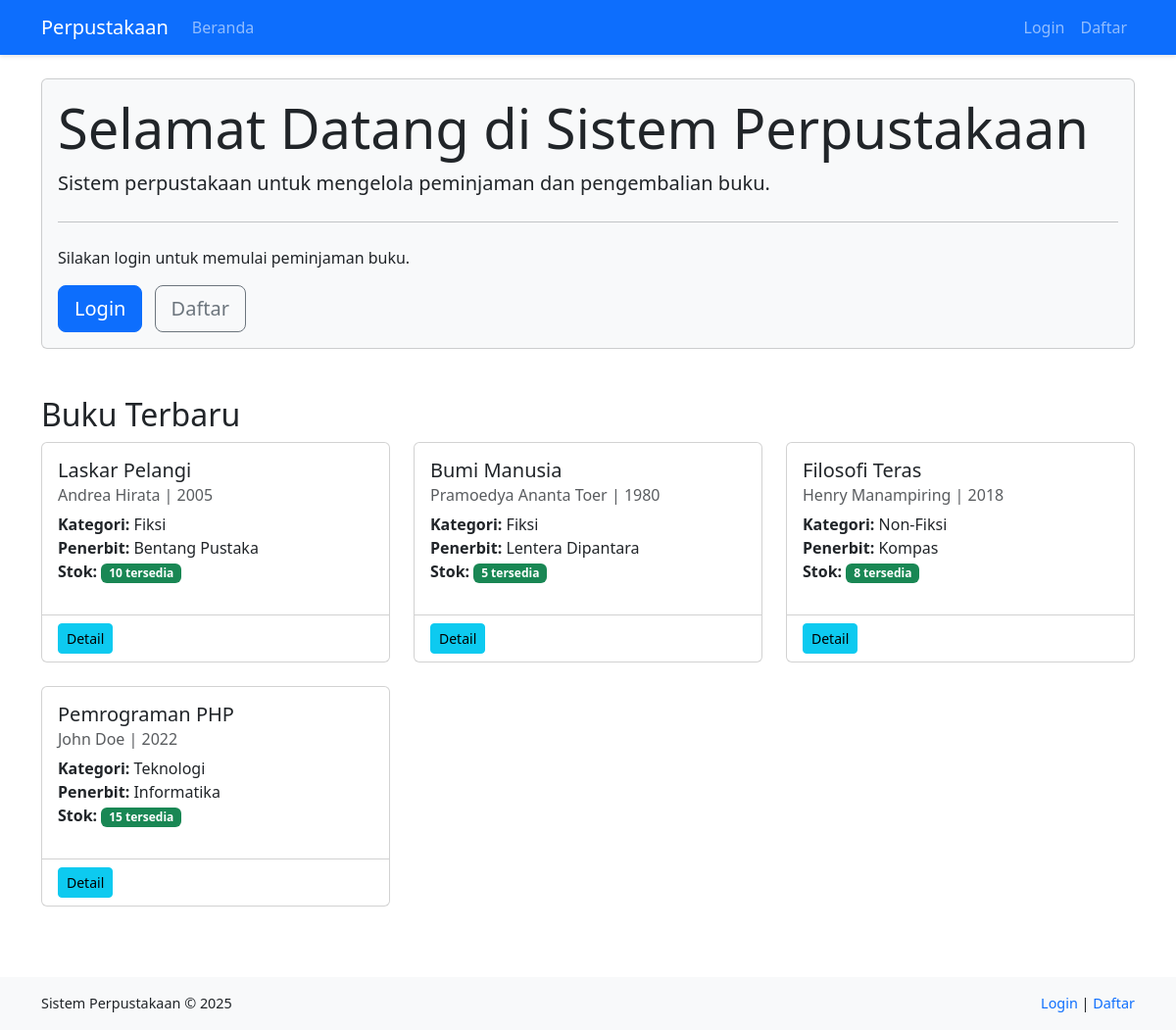
The page / on the database its author committed.
### tables this page shows
CREATE TABLE IF NOT EXISTS buku (
  id_buku INT AUTO_INCREMENT PRIMARY KEY,
  judul VARCHAR(255) NOT NULL,
  pengarang VARCHAR(255) NOT NULL,
  penerbit VARCHAR(255) NOT NULL,
  tahun_terbit YEAR NOT NULL,
  isbn VARCHAR(20),
  jumlah_halaman INT,
  stok INT NOT NULL DEFAULT 0,
  id_kategori INT,
  tanggal_input TIMESTAMP DEFAULT CURRENT_TIMESTAMP,
  FOREIGN KEY (id_kategori) REFERENCES kategori(id_kategori) ON DELETE SET NULL
);

CREATE TABLE IF NOT EXISTS kategori (
  id_kategori INT AUTO_INCREMENT PRIMARY KEY,
  nama_kategori VARCHAR(100) NOT NULL
);

### includes/auth_functions.php (called while the page is built, shortened)
<?php
function isLoggedIn()
{
  return isset($_SESSION['user_id']) && !empty($_SESSION['user_id']);
}

### index.php (the view, shortened to what this page needs)
<?php
require_once 'includes/header.php';
$query = "SELECT b.*, k.nama_kategori
          FROM buku b
          LEFT JOIN kategori k ON b.id_kategori = k.id_kategori
          ORDER BY b.tanggal_input DESC
          LIMIT 6";
$result = mysqli_query($conn, $query);
?>
<div class="card bg-light mb-4">
  <div class="card-body">
    <h1 class="display-4">Selamat Datang di Sistem Perpustakaan</h1>
    <p class="lead">Sistem perpustakaan untuk mengelola peminjaman dan pengembalian buku.</p>
    <hr class="my-4">
    <?php if (!isLoggedIn()): ?>
      <p>Silakan login untuk memulai peminjaman buku.</p>
      <div>
        <a class="btn btn-primary btn-lg me-2" href="auth/login.php" role="button">Login</a>
        <a class="btn btn-outline-secondary btn-lg" href="auth/register.php" role="button">Daftar</a>
      </div> <?php endif; ?>
  </div>
</div>
<h2 class="mt-5">Buku Terbaru</h2>
<div class="row">
  <?php if (mysqli_num_rows($result) > 0): ?>
    <?php while ($row = mysqli_fetch_assoc($result)): ?>
      <div class="col-md-4 mb-4">
        <div class="card h-100">
          <div class="card-body">
            <h5 class="card-title"><?php echo htmlspecialchars($row['judul']); ?></h5>
            <h6 class="card-subtitle mb-2 text-muted">
              <?php echo htmlspecialchars($row['pengarang']); ?> |
              <?php echo htmlspecialchars($row['tahun_terbit']); ?>
            </h6>
            <p class="card-text">
              <strong>Kategori:</strong> <?php echo htmlspecialchars($row['nama_kategori'] ?? 'Tidak ada kategori'); ?><br>
              <strong>Penerbit:</strong> <?php echo htmlspecialchars($row['penerbit']); ?><br>
              <strong>Stok:</strong>
              <?php if ($row['stok'] > 0): ?>
                <span class="badge bg-success"><?php echo $row['stok']; ?> tersedia</span>
              <?php else: ?>
                <span class="badge bg-danger">Tidak tersedia</span>
              <?php endif; ?>
            </p>
          </div>
          <div class="card-footer bg-transparent">
            <div class="d-flex justify-content-between">
              <a href="<?php echo BASE_URL; ?>pages/buku/detail.php?id=<?php echo $row['id_buku']; ?>" class="btn btn-sm btn-info">Detail</a>
            </div>
          </div>
        </div>
      </div>
    <?php endwhile; ?>
  <?php else: ?>
    <div class="col-12">
      <div class="alert alert-info">Belum ada data buku.</div>
    </div>
  <?php endif; ?>
</div>
<?php
require_once INCLUDES_PATH . 'footer.php';
?>

### includes/header.php (shortened to what this page needs)
<?php
require_once INCLUDES_PATH . 'auth_functions.php';
?>
<!DOCTYPE html>
<html lang="id">
<head>
  <link rel="stylesheet" href="https://cdn.jsdelivr.net/npm/bootstrap@5.3.0/dist/css/bootstrap.min.css">
  <link rel="stylesheet" href="https://cdn.jsdelivr.net/npm/bootstrap-icons@1.11.0/font/bootstrap-icons.css">
  <link rel="stylesheet" href="<?php echo CSS_URL; ?>style.css">
</head>
<body>
  <nav class="navbar navbar-expand-lg navbar-dark bg-primary">
    <div class="container">
      <a class="navbar-brand" href="<?php echo BASE_URL; ?>">Perpustakaan</a>
      <div class="collapse navbar-collapse" id="navbarNav">
        <ul class="navbar-nav me-auto">
          <li class="nav-item">
            <a class="nav-link" href="<?php echo BASE_URL; ?>">Beranda</a>
          </li>
        </ul>
        <ul class="navbar-nav">
          <?php if (isLoggedIn()): ?>
            <li class="nav-item dropdown">
              <a class="nav-link dropdown-toggle" href="#" id="navbarDropdown" role="button" data-bs-toggle="dropdown" aria-expanded="false">
                <i class="bi bi-person-circle"></i> <?php echo $_SESSION['user_name']; ?>
              </a>
              <ul class="dropdown-menu dropdown-menu-end" aria-labelledby="navbarDropdown">
                <li><a class="dropdown-item" href="<?php echo BASE_URL; ?>pages/profile.php">Profil Saya</a></li>
                <li>
                  <hr class="dropdown-divider">
                </li>
                <li><a class="dropdown-item" href="<?php echo BASE_URL; ?>auth/logout.php">Logout</a></li>
              </ul>
            </li>
          <?php else: ?>
            <li class="nav-item">
              <a class="nav-link" href="<?php echo BASE_URL; ?>auth/login.php">Login</a>
            </li>
            <li class="nav-item">
              <a class="nav-link" href="<?php echo BASE_URL; ?>auth/register.php">Daftar</a>
            </li>
          <?php endif; ?>
        </ul>
      </div>
    </div>
  </nav>
  <div class="container mt-4">

### includes/footer.php (shortened to what this page needs)
</div>
<footer class="text-center py-3 mt-5">
  <div class="container">
    <div class="row">
      <div class="col-md-6 text-md-start">
        <p class="mb-0">Sistem Perpustakaan &copy; <?php echo date('Y'); ?></p>
      </div>
      <div class="col-md-6 text-md-end">
        <?php if (isLoggedIn()): ?>
          <p class="mb-0">
            Login sebagai:
            <span class="badge <?php echo isAdmin() ? 'bg-danger' : 'bg-info'; ?>">
              <?php echo $_SESSION['user_role']; ?>
            </span> |
            <a href="<?php echo BASE_URL; ?>auth/logout.php" class="text-decoration-none">Logout</a>
          </p>
        <?php else: ?>
          <p class="mb-0">
            <a href="<?php echo BASE_URL; ?>auth/login.php" class="text-decoration-none">Login</a> |
            <a href="<?php echo BASE_URL; ?>auth/register.php" class="text-decoration-none">Daftar</a>
          </p>
        <?php endif; ?>
      </div>
    </div>
  </div>
</footer>
</body>
</html>

### assets/css/style.css (style rules this page uses)
body { min-height: 100vh; display: flex; flex-direction: column; }
.container { flex: 1; }
.card { transition: transform 0.2s, box-shadow 0.2s; margin-bottom: 1rem; }
.badge.bg-success { background-color: #198754 !important; }
.navbar { box-shadow: 0 2px 4px rgba(0, 0, 0, 0.1); }
footer { margin-top: auto; padding: 1rem 0; background-color: #f8f9fa; text-align: center; font-size: 0.9rem; }

### rows shown on the page
buku: judul "Laskar Pelangi", pengarang "Andrea Hirata", tahun_terbit "2005", id_kategori.nama_kategori "Fiksi", penerbit "Bentang Pustaka", stok "10"
buku: judul "Bumi Manusia", pengarang "Pramoedya Ananta Toer", tahun_terbit "1980", id_kategori.nama_kategori "Fiksi", penerbit "Lentera Dipantara", stok "5"
buku: judul "Filosofi Teras", pengarang "Henry Manampiring", tahun_terbit "2018", id_kategori.nama_kategori "Non-Fiksi", penerbit "Kompas", stok "8"
buku: judul "Pemrograman PHP", pengarang "John Doe", tahun_terbit "2022", id_kategori.nama_kategori "Teknologi", penerbit "Informatika", stok "15"
